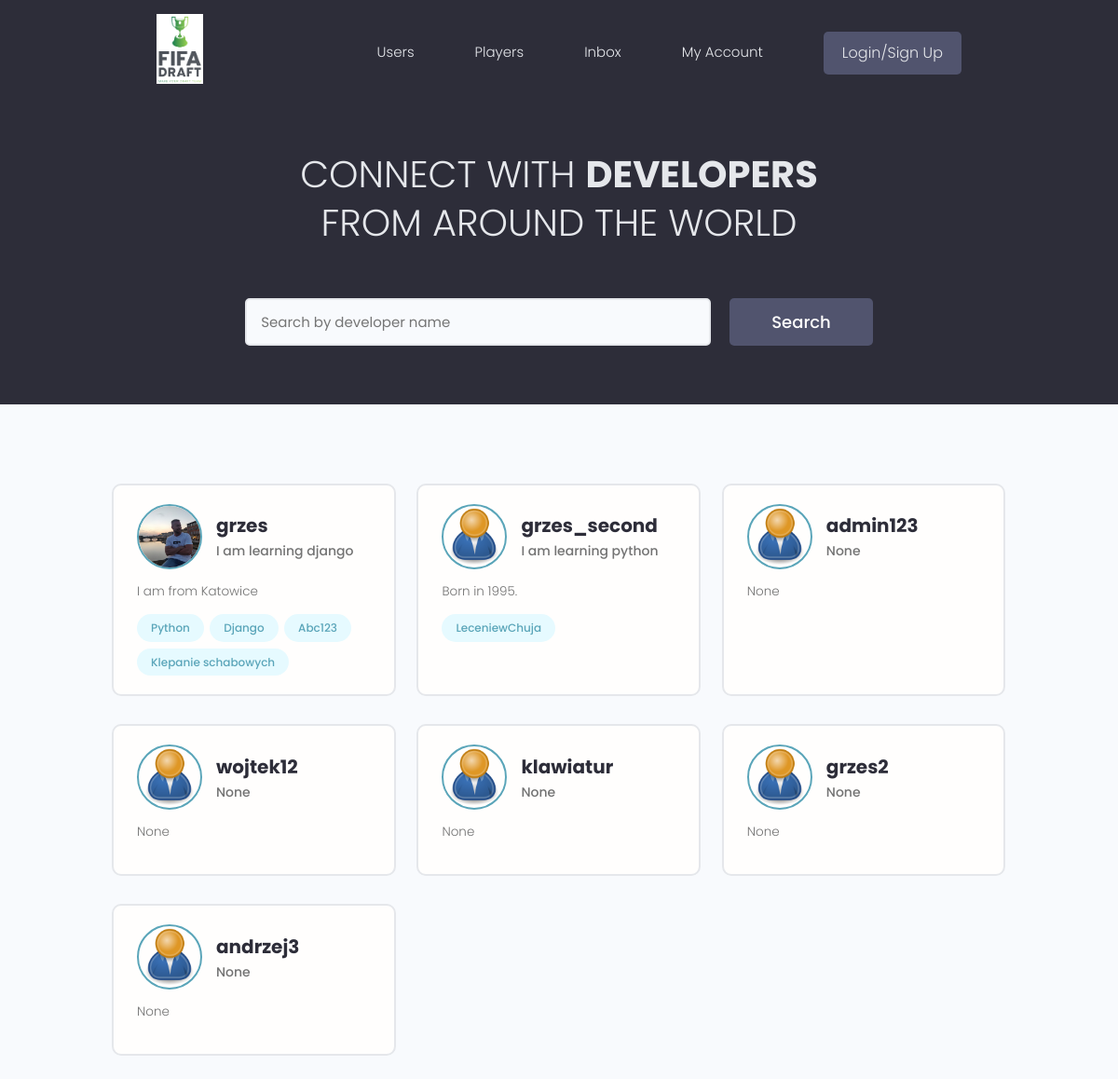
The page / on the database its author committed.
### users/models.py (models this page shows, shortened)
class Profile(models.Model):
    user = models.OneToOneField(User, on_delete=models.CASCADE, null=True, blank=True)
    name = models.CharField(max_length=100, blank=True, null=True)
    username = models.CharField(max_length=100, blank=True, null=True)
    location = models.CharField(max_length=100, blank=True, null=True)
    email = models.EmailField(max_length=100, blank=True, null=True)
    short_intro = models.CharField(max_length=250, blank=True, null=True)
    bio = models.TextField(blank=True, null=True)
    profile_image = models.ImageField(
        null=True,
        blank=True,
        upload_to="profile_images/",
        default="profile_images/user-default.png",
    )
    social_github = models.CharField(max_length=200, blank=True, null=True)
    social_twitter = models.CharField(max_length=200, blank=True, null=True)
    social_linkedin = models.CharField(max_length=200, blank=True, null=True)
    social_youtube = models.CharField(max_length=200, blank=True, null=True)
    social_website = models.CharField(max_length=200, blank=True, null=True)
    created = models.DateTimeField(auto_now_add=True)
    id = models.UUIDField(
        default=uuid.uuid4, unique=True, primary_key=True, editable=False
    )

class Skill(models.Model):
    owner = models.ForeignKey(Profile, on_delete=models.CASCADE, null=True, blank=True)
    name = models.CharField(max_length=200, blank=True, null=True)
    description = models.TextField(null=True, blank=True)
    created = models.DateTimeField(auto_now_add=True)
    id = models.UUIDField(
        default=uuid.uuid4, unique=True, primary_key=True, editable=False
    )
    def __str__(self):
        return str(self.name)

### users/views.py (the view)
# urls.py: path("", views.profiles, name="profiles"),
def profiles(request):
    profiles = Profile.objects.all()
    context = {"profiles": profiles}
    return render(request, "users/profiles.html", context)

### users/templates/users/profiles.html (shortened to what this page needs)
{% extends 'main.html'%}
{% block content %}
  <main class="home">
    <section class="hero-section text-center">
      <div class="container container--narrow">
        <div class="hero-section__box">
          <h2>CONNECT WITH <span>DEVELOPERS</span></h2>
          <h2>FROM AROUND THE WORLD</h2>
        </div>
        <div class="hero-section__search">
          <form class="form" action="#" method="get">
            <div class="form__field">
              <input class="input input--text" id="formInput#search" type="text" name="text"
                placeholder="Search by developer name" />
            </div>
            <input class="btn btn--sub btn--lg" type="submit" value="Search" />
          </form>
        </div>
      </div>
    </section>
    <section class="devlist">
      <div class="container">
        <div class="grid grid--three">
         {% for profile in profiles %}
          <div class="column card">
            <div class="dev">
              <a href="{% url 'user-profile' profile.id %}" class="card__body">
                <div class="dev__profile">
                  <img class="avatar avatar--md" src={{profile.profile_image.url}} alt="image" />
                  <div class="dev__meta">
                    <h3>{{ profile.user }}</h3>
                    <h5>{{ profile.short_intro|slice:'60' }}</h5>
                  </div>
                </div>
                <p class="dev__info">
                  {{ profile.bio|slice:'150' }}</p>
                <div class="dev__skills">
                  {% for skill in profile.skill_set.all %}
                  <span class="tag tag--pill tag--main">
                    <small>{{ skill }}</small>
                  </span>
                  {% endfor %}
                </div>
              </a>
            </div>
          </div>
         {% endfor %}
        </div>
      </div>
    </section>
  </main>
{% endblock content %}

### static/styles/app.css (style rules this page uses)
:root { --color-sub: #2d2d39; }
.btn--sub { background-color: var(--color-sub-light); }
.card { border: 2px solid var(--color-light); }
img { width: 100%; }
.hero-section { height: 40vh; display: flex; align-items: center; background-color: var(--color-sub); }
.hero-section__box { margin-bottom: 4rem; }
.hero-section__box > h2, .hero-section__box > h2 > span { font-size: 4rem; color: var(--color-light); line-height: 1.3; text-transform: uppercase; }
.hero-section__box > h2 { font-weight: 300; }
.hero-section__box > h2 > span { font-weight: 700; }
.hero-section__search > .form { display: flex; align-items: center; justify-content: center; gap: 2rem; }
.hero-section__search > .form input.input--text { width: 50rem; }
.devlist { margin-top: 8rem; }
.devlist .grid { align-items: stretch; }
.devlist .dev .dev__profile { display: flex; align-items: center; gap: 1.5rem; }
.devlist .dev .dev__meta h3 { color: var(--color-sub); font-size: 2rem; font-weight: 700; }
.devlist .dev .dev__meta h5 { color: var(--color-text); font-size: 1.4rem; font-weight: 500; }
.devlist .dev .dev__info { margin: 1.5rem 0; font-size: 1.35rem; line-height: 1.4; text-align: justify; }

### static/uikit/styles/modules/_variables.css (style rules this page uses)
:root { --color-main: #5aa5b9; --color-main-light: #e6faff; --color-sub: #3f4156; --color-sub-light: #51546e; --color-sub-lighter: #ededfd; --color-text: #737373; --color-gray: #8b8b8b; --color-light: #e5e7eb; --color-light-gray: #767676; --color-bg: #f8fafd; --color-white: #fffefd; --color-white-light: #f3f3f3; --color-success: #359e64; --color-success-bg: #def8e8; --color-error: #fc4b0b; --color-error-bg: #fff2ee; --font-base: 'Poppins', arial, helvetica, 'Segoe UI', roboto, ubuntu, sans-serif; --font-monospace: 'Fira Code', 'Courier New', courier, monospace; --font-regular: 300; --font-medium: 500; --font-bold: 700; --generic-shadow: 1px 1px 5px #00000010; --generic-transition: all 0.3s ease-in-out; }

### static/uikit/styles/modules/_base.css (style rules this page uses)
* { margin: 0; padding: 0; box-sizing: border-box; text-rendering: optimizeLegibility; color: inherit; font-size: inherit; }
html { font-size: 50%; }
@media only screen and (min-width: 480px) { html { font-size: 56.25%; } }
@media only screen and (min-width: 1200px) { html { font-size: 62.5%; } }
body { line-height: 1.6; font-weight: 400; font-size: 1.5rem; color: var(--color-text); background-color: var(--color-bg); min-height: 100vh; }

### static/uikit/styles/modules/_typography.css (style rules this page uses)
* { font-family: var(--font-base); }
h2 { font-size: 3.6rem; font-weight: var(--font-bold); }
h3 { font-size: 3.2rem; font-weight: var(--font-medium); }
h5 { font-size: 2.4rem; font-weight: var(--font-medium); }
h5, h6 { font-weight: var(--font-regular); }
p, span, strong { font-size: 1.6rem; color: var(--color-text); font-weight: var(--font-regular); }
a { padding-bottom: 2px; text-decoration: none; display: inline-block; color: var(--color-main); font-weight: var(--font-medium); }

### static/uikit/styles/modules/_utilities.css (style rules this page uses)
.container { width: 92%; max-width: 165rem; margin: 0 auto; box-sizing: border-box; }
.container--narrow { width: 92%; max-width: 120rem; }
@media screen and (min-width: 1000px) { .container { width: 90%; } }
@media screen and (min-width: 1000px) { .container--narrow { width: 85%; } }
@media screen and (min-width: 1200px) { .container { width: 80%; } }
@media screen and (min-width: 1200px) { .container--narrow { width: 72%; } }
.text-center { text-align: center; }

### static/uikit/styles/modules/_avatar.css (style rules this page uses)
.avatar { border-radius: 50%; border: 2px solid var(--color-main); object-fit: cover; }
.avatar--md { height: 7rem; width: 7rem; }

### static/uikit/styles/modules/_button.css (style rules this page uses)
.btn { display: inline-block; position: relative; cursor: pointer; background-color: var(--color-light); font-weight: var(--font-medium); color: var(--color-sub); text-decoration: none; padding: 1rem 2rem; border-radius: 0.5rem; border: none; width: -webkit-fit-content; width: -moz-fit-content; width: fit-content; height: -webkit-fit-content; height: -moz-fit-content; height: fit-content; font-size: 1.6rem; outline-width: 0; outline-color: transparent; -webkit-backface-visibility: hidden; backface-visibility: hidden; transition: all 0.3s ease-in-out; }
.btn--sub { background-color: var(--color-sub); color: var(--color-white); }
.btn--lg { font-size: 1.8rem; padding: 1.2rem 4.5rem; }

### static/uikit/styles/modules/_card.css (style rules this page uses)
.card { border-radius: 1rem; background-color: var(--color-white); border: 1.5px solid var(--color-light); width: auto; height: auto; margin-top: 0.5rem; margin-bottom: 0.5rem; overflow: hidden; }
.card__body, .card__header { padding: 2rem 2.5rem; }

### rows shown on the page
Profile: profile_image (picture), user "grzes", short_intro "I am learning django", bio "I am from Katowice"
Skill: name "Python"
Skill: name "Django"
Skill: name "Abc123"
Skill: name "Klepanie schabowych"
Profile: profile_image (placeholder picture), user "grzes_second", short_intro "I am learning python", bio "Born in 1995."
Skill: name "LeceniewChuja"
Profile: profile_image (placeholder picture), user "admin123", short_intro "None", bio "None"
Profile: profile_image (placeholder picture), user "wojtek12", short_intro "None", bio "None"
Profile: profile_image (placeholder picture), user "klawiatur", short_intro "None", bio "None"
Profile: profile_image (placeholder picture), user "grzes2", short_intro "None", bio "None"
Profile: profile_image (placeholder picture), user "andrzej3", short_intro "None", bio "None"
